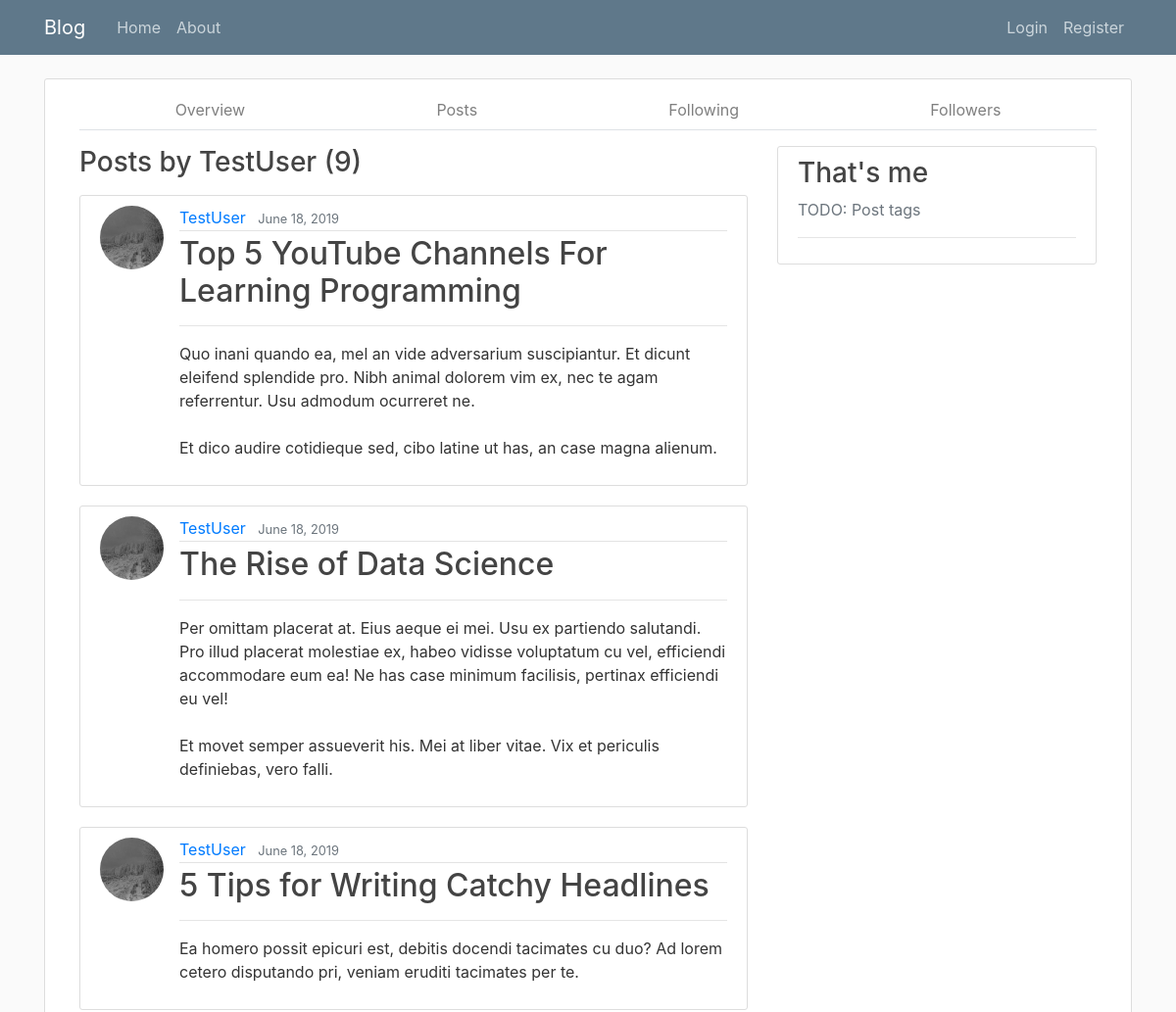
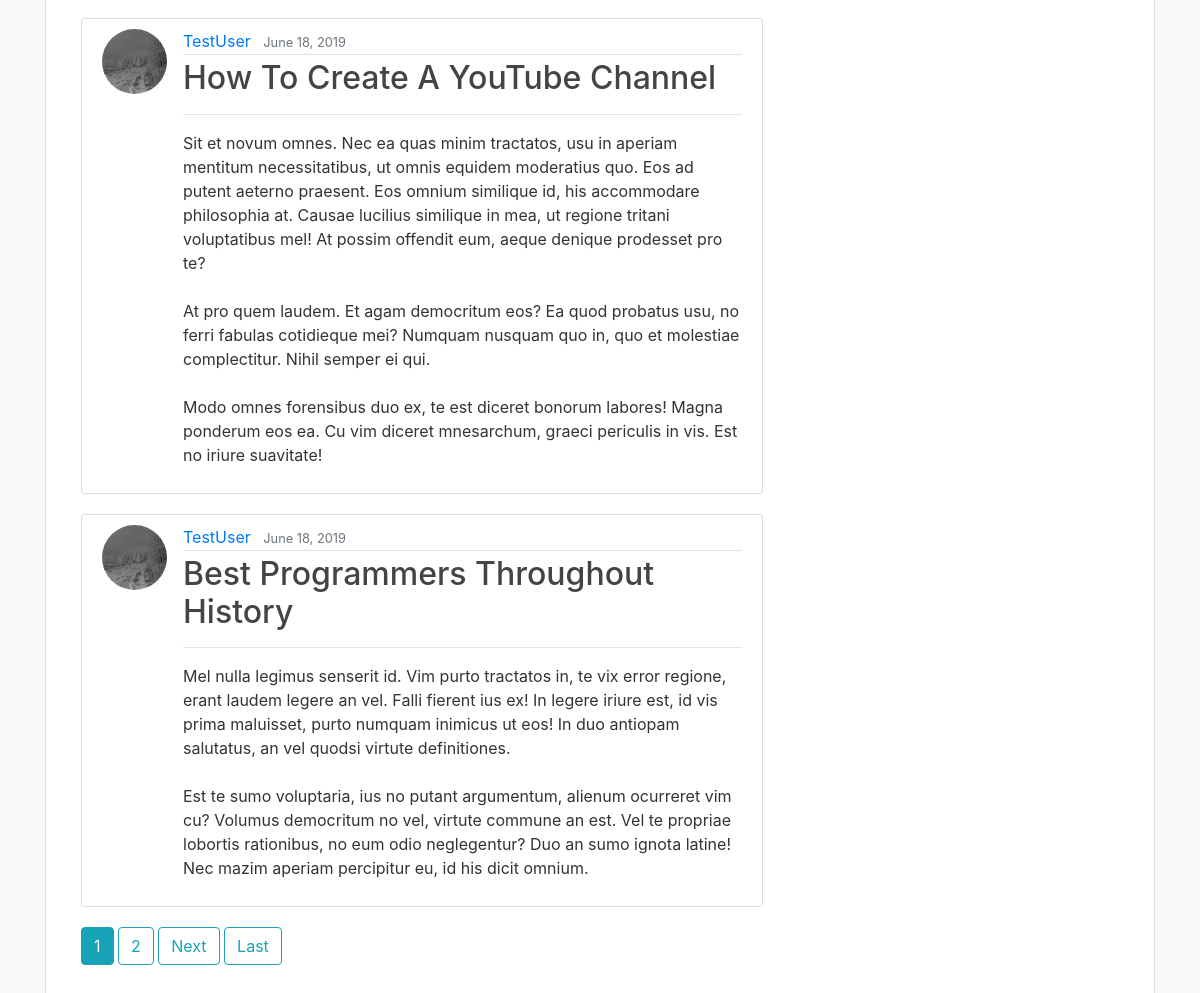
The page /user/TestUser/posts/ on the database its author committed (2 pictures, top to bottom).
### blog/models.py (models this page shows, shortened)
class Post(models.Model):
    title = models.CharField(max_length=100)
    content = models.TextField()
    date_posted = models.DateTimeField(default=timezone.now)
    author = models.ForeignKey(User, on_delete=models.CASCADE)
    image = models.ImageField(blank=True, null=True, upload_to='blog_pics')

### users/models.py (models this page shows, shortened)
class Profile(models.Model):
    user = models.OneToOneField(User, on_delete = models.CASCADE)
    image = models.ImageField(default='default.jpg', upload_to='profile_pics')
    relationships = models.ManyToManyField('self', through='Relationship',
                                           symmetrical=False,
                                           related_name='related_to')

### blog/views.py (the view)
# urls.py: path('user/<str:username>/posts/', UserPostListView.as_view(), name = 'profile-posts'),
class UserPostListView(ListView):
    model = Post
    template_name = 'users/profile_posts.html' # <app>/<model?_<viewtype>.html
    context_object_name = 'posts'
    paginate_by = 5
    def get_queryset(self):
        user = get_object_or_404(User, username=self.kwargs.get('username'))
        return Post.objects.filter(author=user).order_by('-date_posted')

### users/templates/users/profile_posts.html (shortened to what this page needs)
{% extends "blog/base_profile.html" %}
{% block profile %}
<div class="container">
  <div class="row">
    <div class="col-md-8">
    <h3 class="mb-3">Posts by {{ view.kwargs.username }} ({{ page_obj.paginator.count }})</h3>
    {% include "blog/posts_with_pagination.html" %}
    </div>
    <div class="col-md-4">
      <div class="content-section">
        <h3>That's me</h3>
        <p class='text-muted'>TODO: Post tags</p>
        <hr>
      </div>
    </div>
  </div>
</div>
{% endblock %}

### blog/templates/blog/posts_with_pagination.html (shortened to what this page needs)
{% for post in posts %}
    <article class="media content-section">
      <img class="rounded-circle article-img" src="{{ post.author.profile.image.url }}">
      <div class="media-body">
        <div class="article-metadata">
          <a class="mr-2" href="{% url 'profile' post.author.username %}">{{ post.author }}</a>
          <small class="text-muted">{{ post.date_posted|date:"F d, Y" }}</small>
        </div>
        <h2><a class="article-title" href="{% url 'post-detail' post.id %}">{{ post.title }}</a></h2>
        <hr>
        <p class="article-content">{{ post.content }}</p>
      </div>
    </article>
{% endfor %}
{% if is_paginated %}
    {% for num in page_obj.paginator.page_range %}
        {% if page_obj.number == num %}
            <a class="btn btn-info mb-4" href="?page={{ num }}">{{ num }}</a>
        {% elif num > page_obj.number|add:'-3' and num < page_obj.number|add:'3' %}
            <a class="btn btn-outline-info mb-4" href="?page={{ num }}">{{ num }}</a>
        {% endif %}
    {% endfor %}
    {% if page_obj.has_next %}
        <a class="btn btn-outline-info mb-4" href="?page={{ page_obj.next_page_number }}">Next</a>
        <a class="btn btn-outline-info mb-4" href="?page={{ page_obj.paginator.num_pages }}">Last</a>
    {% endif %}
{% endif %}

### blog/static/blog/main.css (style rules this page uses)
body { background: #fafafa; color: #333333; margin-top: 5rem; }
h1, h2, h3, h4, h5, h6 { color: #444444; }
.content-section { background: #ffffff; padding: 10px 20px; border: 1px solid #dddddd; border-radius: 3px; margin-bottom: 20px; }
.article-title { color: #444444; }
.article-content { white-space: pre-line; }
.article-img { height: 65px; width: 65px; margin-right: 16px; }
.article-metadata { padding-bottom: 1px; margin-bottom: 4px; border-bottom: 1px solid #e3e3e3 }

### rows shown on the page
Post: author.profile.image (placeholder picture), author "TestUser", date_posted "June 18, 2019", title "Top 5 YouTube Channels For Learning Programming", content "Quo inani quando ea, mel an vide adversarium suscipiantur. Et dicunt eleifend splendide pro. Nibh animal dolorem vim ex, nec te agam referrentur. Usu admodum ocurreret ne. Et dico audire cotidieque sed, cibo latine ut has, an case magna alienum."
Post: author.profile.image (placeholder picture), author "TestUser", date_posted "June 18, 2019", title "The Rise of Data Science", content "Per omittam placerat at. Eius aeque ei mei. Usu ex partiendo salutandi. Pro illud placerat molestiae ex, habeo vidisse voluptatum cu vel, efficiendi accommodare eum ea! Ne has case minimum facilisis, pertinax efficiendi eu vel! Et movet semper assueverit his. Mei at liber vitae. Vix et periculis definiebas, vero falli."
Post: author.profile.image (placeholder picture), author "TestUser", date_posted "June 18, 2019", title "5 Tips for Writing Catchy Headlines", content "Ea homero possit epicuri est, debitis docendi tacimates cu duo? Ad lorem cetero disputando pri, veniam eruditi tacimates per te."
Post: author.profile.image (placeholder picture), author "TestUser", date_posted "June 18, 2019", title "How To Create A YouTube Channel", content "Sit et novum omnes. Nec ea quas minim tractatos, usu in aperiam mentitum necessitatibus, ut omnis equidem moderatius quo. Eos ad putent aeterno praesent. Eos omnium similique id, his accommodare philosophia at. Causae lucilius similique in mea, ut regione tritani voluptatibus mel! At possim offendit eum, aeque denique prodesset pro te? At pro quem laudem. Et agam democritum eos? Ea quod probatus usu, no ferri fabulas cotidieque mei? Numquam nusquam quo in, quo et molestiae complectitur. Nihil semper ei qui. Modo omnes forensibus duo ex, te est diceret bonorum labores! Magna ponderum eos ea. Cu vim diceret mnesarchum, graeci periculis in vis. Est no iriure suavitate!"
Post: author.profile.image (placeholder picture), author "TestUser", date_posted "June 18, 2019", title "Best Programmers Throughout History", content "Mel nulla legimus senserit id. Vim purto tractatos in, te vix error regione, erant laudem legere an vel. Falli fierent ius ex! In legere iriure est, id vis prima maluisset, purto numquam inimicus ut eos! In duo antiopam salutatus, an vel quodsi virtute definitiones. Est te sumo voluptaria, ius no putant argumentum, alienum ocurreret vim cu? Volumus democritum no vel, virtute commune an est. Vel te propriae lobortis rationibus, no eum odio neglegentur? Duo an sumo ignota latine! Nec mazim aperiam percipitur eu, id his dicit omnium."

### other values the page prints
{{ view.kwargs.username }} "TestUser"
{{ page_obj.paginator.count }} "9"
{{ num }} "1"
{{ num }} "2"
